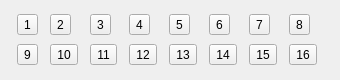
  <widget class="QWidget" name="gridLayoutWidget">
   <property name="geometry">
    <rect>
     <x>10</x>
     <y>370</y>
     <width>340</width>
     <height>80</height>
    </rect>
   </property>
   <layout class="QGridLayout" name="gridLayout_3">
    <item row="0" column="5">
     <widget class="QToolButton" name="b_6">
      <property name="text">
       <string>6</string>
      </property>
      <property name="icon">
       <iconset resource="ssq.qrc">
        <normaloff>:/b_6.png</normaloff>:/b_6.png</iconset>
      </property>
      <property name="iconSize">
       <size>
        <width>30</width>
        <height>30</height>
       </size>
      </property>
     </widget>
    </item>
    <item row="0" column="4">
     <widget class="QToolButton" name="b_5">
      <property name="text">
       <string>5</string>
      </property>
      <property name="icon">
       <iconset resource="ssq.qrc">
        <normaloff>:/b_5.png</normaloff>:/b_5.png</iconset>
      </property>
      <property name="iconSize">
       <size>
        <width>30</width>
        <height>30</height>
       </size>
      </property>
     </widget>
    </item>
    <item row="0" column="7">
     <widget class="QToolButton" name="b_8">
      <property name="text">
       <string>8</string>
      </property>
      <property name="icon">
       <iconset resource="ssq.qrc">
        <normaloff>:/b_8.png</normaloff>:/b_8.png</iconset>
      </property>
      <property name="iconSize">
       <size>
        <width>30</width>
        <height>30</height>
       </size>
      </property>
     </widget>
    </item>
    <item row="0" column="6">
     <widget class="QToolButton" name="b_7">
      <property name="text">
       <string>7</string>
      </property>
      <property name="icon">
       <iconset resource="ssq.qrc">
        <normaloff>:/b_7.png</normaloff>:/b_7.png</iconset>
      </property>
      <property name="iconSize">
       <size>
        <width>30</width>
        <height>30</height>
       </size>
      </property>
     </widget>
    </item>
    <item row="1" column="5">
     <widget class="QToolButton" name="b_14">
      <property name="text">
       <string>14</string>
      </property>
      <property name="icon">
       <iconset resource="ssq.qrc">
        <normaloff>:/b_14.png</normaloff>:/b_14.png</iconset>
      </property>
      <property name="iconSize">
       <size>
        <width>30</width>
        <height>30</height>
       </size>
      </property>
     </widget>
    </item>
    <item row="0" column="2">
     <widget class="QToolButton" name="b_3">
      <property name="text">
       <string>3</string>
      </property>
      <property name="icon">
       <iconset resource="ssq.qrc">
        <normaloff>:/b_3.png</normaloff>:/b_3.png</iconset>
      </property>
      <property name="iconSize">
       <size>
        <width>30</width>
        <height>30</height>
       </size>
      </property>
     </widget>
    </item>
    <item row="0" column="1">
     <widget class="QToolButton" name="b_2">
      <property name="text">
       <string>2</string>
      </property>
      <property name="icon">
       <iconset resource="ssq.qrc">
        <normaloff>:/b_2.png</normaloff>:/b_2.png</iconset>
      </property>
      <property name="iconSize">
       <size>
        <width>30</width>
        <height>30</height>
       </size>
      </property>
     </widget>
    </item>
    <item row="0" column="3">
     <widget class="QToolButton" name="b_4">
      <property name="text">
       <string>4</string>
      </property>
      <property name="icon">
       <iconset resource="ssq.qrc">
        <normaloff>:/b_4.png</normaloff>:/b_4.png</iconset>
      </property>
      <property name="iconSize">
       <size>
        <width>30</width>
        <height>30</height>
       </size>
      </property>
     </widget>
    </item>
    <item row="0" column="0">
     <widget class="QToolButton" name="b_1">
      <property name="text">
       <string>1</string>
      </property>
      <property name="icon">
       <iconset resource="ssq.qrc">
        <normaloff>:/b_1.png</normaloff>:/b_1.png</iconset>
      </property>
      <property name="iconSize">
       <size>
        <width>30</width>
        <height>30</height>
       </size>
      </property>
     </widget>
    </item>
    <item row="1" column="0">
     <widget class="QToolButton" name="b_9">
      <property name="text">
       <string>9</string>
      </property>
      <property name="icon">
       <iconset resource="ssq.qrc">
        <normaloff>:/b_9.png</normaloff>:/b_9.png</iconset>
      </property>
      <property name="iconSize">
       <size>
        <width>30</width>
        <height>30</height>
       </size>
      </property>
     </widget>
    </item>
    <item row="1" column="1">
     <widget class="QToolButton" name="b_10">
      <property name="text">
       <string>10</string>
      </property>
      <property name="icon">
       <iconset resource="ssq.qrc">
        <normaloff>:/b_10.png</normaloff>:/b_10.png</iconset>
      </property>
      <property name="iconSize">
       <size>
        <width>30</width>
        <height>30</height>
       </size>
      </property>
     </widget>
    </item>
    <item row="1" column="2">
     <widget class="QToolButton" name="b_11">
      <property name="text">
       <string>11</string>
      </property>
      <property name="icon">
       <iconset resource="ssq.qrc">
        <normaloff>:/b_11.png</normaloff>:/b_11.png</iconset>
      </property>
      <property name="iconSize">
       <size>
        <width>30</width>
        <height>30</height>
       </size>
      </property>
     </widget>
    </item>
    <item row="1" column="3">
     <widget class="QToolButton" name="b_12">
      <property name="text">
       <string>12</string>
      </property>
      <property name="icon">
       <iconset resource="ssq.qrc">
        <normaloff>:/b_12.png</normaloff>:/b_12.png</iconset>
      </property>
      <property name="iconSize">
       <size>
        <width>30</width>
        <height>30</height>
       </size>
      </property>
     </widget>
    </item>
    <item row="1" column="4">
     <widget class="QToolButton" name="b_13">
      <property name="text">
       <string>13</string>
      </property>
      <property name="icon">
       <iconset resource="ssq.qrc">
        <normaloff>:/b_13.png</normaloff>:/b_13.png</iconset>
      </property>
      <property name="iconSize">
       <size>
        <width>30</width>
        <height>30</height>
       </size>
      </property>
     </widget>
    </item>
    <item row="1" column="6">
     <widget class="QToolButton" name="b_15">
      <property name="text">
       <string>15</string>
      </property>
      <property name="icon">
       <iconset resource="ssq.qrc">
        <normaloff>:/b_15.png</normaloff>:/b_15.png</iconset>
      </property>
      <property name="iconSize">
       <size>
        <width>30</width>
        <height>30</height>
       </size>
      </property>
     </widget>
    </item>
    <item row="1" column="7">
     <widget class="QToolButton" name="b_16">
      <property name="text">
       <string>16</string>
      </property>
      <property name="icon">
       <iconset resource="ssq.qrc">
        <normaloff>:/b_16.png</normaloff>:/b_16.png</iconset>
      </property>
      <property name="iconSize">
       <size>
        <width>30</width>
        <height>30</height>
       </size>
      </property>
     </widget>
    </item>
   </layout>
  </widget>
